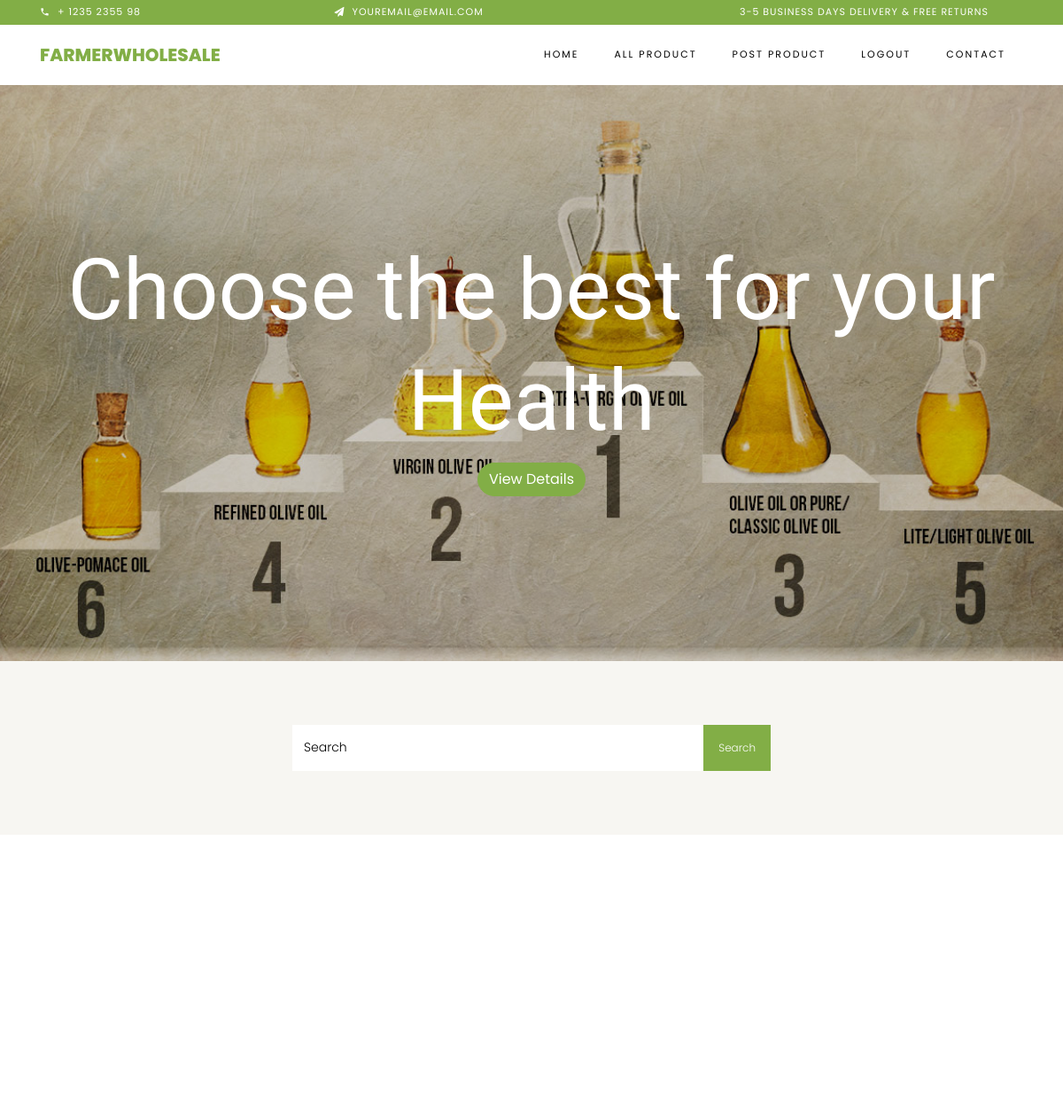
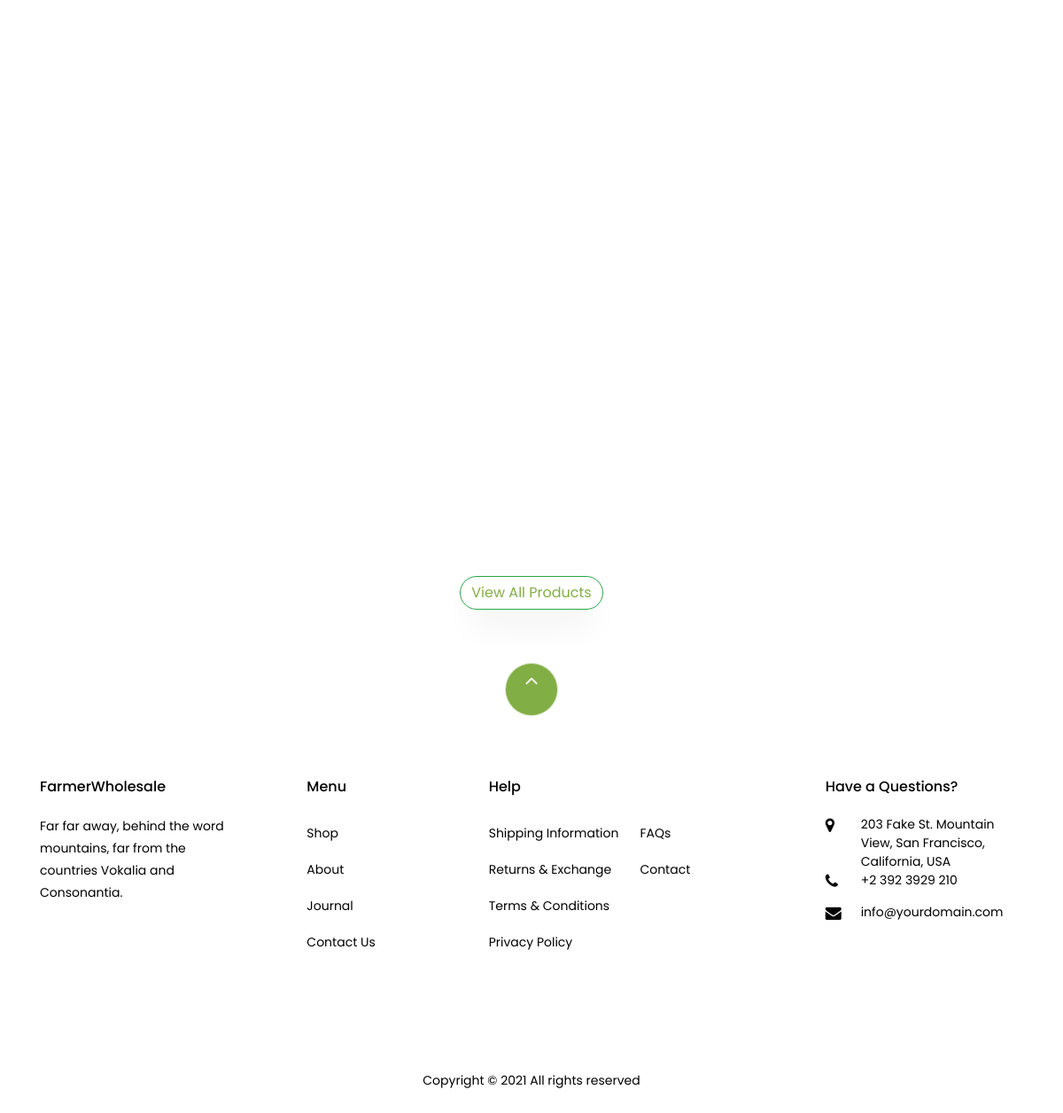
Screenshot of / (signed in) with the database file from the repository (2 pictures, top to bottom).
### home/models.py (models this page shows, shortened)
class Slider(models.Model):
    title = models.CharField(max_length=100)
    image = models.ImageField(upload_to='slider')
    date_added = models.DateField(auto_now_add=True)
    class Meta:
        ordering = ('-date_added',)

### home/views.py (the view)
# urls.py: path('',include('home.urls')),
def home(request):
    slide = Slider.objects.all()
    product_paginator = Product.objects.filter(is_approved = True).order_by('-date_added')[:8]
    context = {
        'slider': slide,
        'product_paginator':product_paginator,
    }
    return render(request, 'home/home.html',context)

### templates/home/home.html (shortened to what this page needs)
{% extends 'base.html' %}
{% load static %}
{% block content %}
<section id="home-section" class="hero">
    <div class="home-slider owl-carousel">
        {% for s in slider %}
        <div class="slider-item" style="background-image: url({{s.image.url}});">
            <div class="overlay"></div>
        <div class="container">
            <div class="row slider-text justify-content-center align-items-center" data-scrollax-parent="true">
            <div class="col-md-12 ftco-animate text-center">
                <h1 class="mb-2">{{s.title}}</h1>
                <p><a href="#" class="btn btn-primary">View Details</a></p>
            </div>
            </div>
        </div>
        </div>
    {% endfor %}
  </div>
</section>
  <section class="ftco-section ftco-no-pt ftco-no-pb py-5 bg-light">
    <div class="container py-4">
      <div class="row d-flex justify-content-center py-5">
        <div class="col-md-6 d-flex align-items-center">
          <form action="#" class="subscribe-form">
            <div class="form-group d-flex">
              <input type="text" class="form-control" placeholder="Search">
              <input type="submit" value="Search" class="submit px-3">
            </div>
          </form>
        </div>
      </div>
    </div>
  </section>
<section class="ftco-section">
    <div class="container">
        <div class="row no-gutters ftco-services">
</div>
    </div>
</section>
<section class="ftco-section">
    <div class="container">
            <div class="row justify-content-center mb-3 pb-3">
    </div>
    </div>
    <div class="container">
        <div class="row">
        </div>
        <center><button class="btn btn-outline-success"><a href="{% url 'all_products' %}">View All Products</a></button></center>
    </div>
</section>
{% endblock content %}

### rows the page displays
Slider: image (picture), title "Choose the best for your Health"
